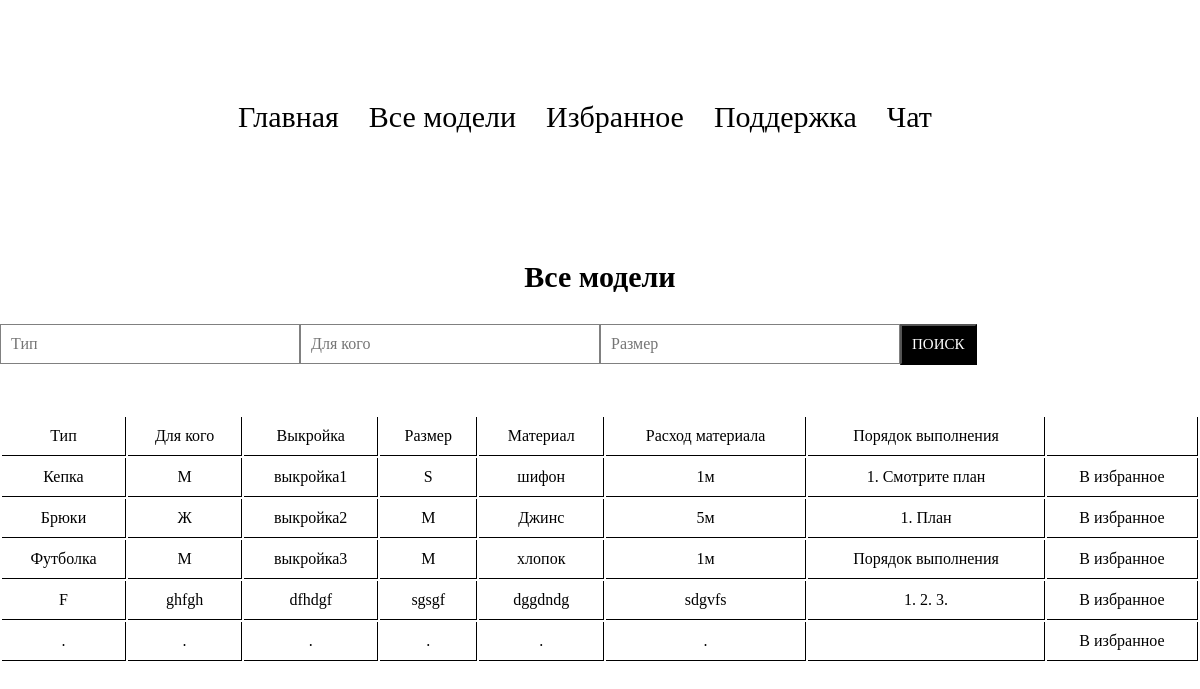
/user, run on the app's committed database.
### models.py (models this page shows, shortened)
class Model(db.Model):
    id = db.Column(db.Integer, primary_key=True)
    type = db.Column(db.String, nullable=False)
    purpose = db.Column(db.String, nullable=False)
    pattern = db.Column(db.String, nullable=False)
    size = db.Column(db.String, nullable=False)
    material = db.Column(db.String, nullable=False)
    consump = db.Column(db.String, nullable=False)
    plan = db.Column(db.String, nullable=False)

### main.py (the view)
@app.route('/user', methods=["GET", "POST"])
def user():
    if request.method == "POST":
        searchtype = request.form.get('searchname')
        searchperpose = request.form.get('searchlogin')
        searchsize = request.form.get('searchsize')
        if searchsize or searchperpose or searchtype:
            if searchsize and not searchperpose and not searchtype:
                user = Model.query.filter_by(size=searchsize).all()
            if not searchsize and searchperpose and not searchtype:
                user = Model.query.filter_by(purpose=searchperpose).all()
            if not searchsize and not searchperpose and searchtype:
                user = Model.query.filter_by(type=searchtype).all()
            if searchsize and searchperpose and not searchtype:
                user = Model.query.filter_by(size=searchsize, purpose=searchperpose).all()
            if searchsize and not searchperpose and searchtype:
                user = Model.query.filter_by(size=searchsize, type=searchtype).all()
            if not searchsize and searchperpose and searchtype:
                user = Model.query.filter_by(purpose=searchperpose, type=searchtype).all()
            if searchsize and searchperpose and searchtype:
                user = Model.query.filter_by(size=searchsize, purpose=searchperpose, type=searchtype).all()
            if user != '':
                return render_template('support.html', prod=user)
            else:
                flash('Не найдено')
                prod = Model.query.all()
                return render_template('support.html', prod=prod)
    else:
        prod = Model.query.all()
    prod = Model.query.all()
    return render_template('user.html', prod=prod, support=support)

### templates/user.html (shortened to what this page needs)
{% extends 'base_user.html' %}
{% block content %}
{{ super() }}
 <table>
 <h2>Все модели</h2>
<form class="form" action="{{url_for('.support')}}" method="POST">
            <input class="prod__input" type="text" name="searchname" id="searchname" placeholder="Тип">
            <input class="prod__input" type="text" name="searchlogin" id="searchlogin" placeholder="Для кого">
            <input class="prod__input" type="text" name="searchsize" id="searchsize" placeholder="Размер">
            <input class="product__btn" type="submit" value="Поиск"><br>
        </form>
<table class="prod__table" width="100%">
    <tr>
        <td>Тип</td>
        <td>Для кого</td>
        <td>Выкройка</td>
        <td>Размер</td>
        <td>Материал</td>
        <td>Расход материала</td>
        <td>Порядок выполнения</td>
        <td></td>
    </tr>
    {% for i in prod %}
    <tr>
    <td class="prod__td">{{ i.type }}</td>
        <td>{{ i.purpose }}</td>
        <td>{{ i.pattern }}</td>
        <td>{{ i.size }}</td>
        <td>{{ i.material }}</td>
        <td>{{ i.consump }}</td>
        <td>{{ i.plan }}</td>
        <td>В избранное</td>
    </tr>
    {% endfor %}
</table>
{% endblock %}

### static/css/style.css (style rules this page uses)
html { -webkit-box-sizing: border-box; box-sizing: border-box; }
*, *::after, *::before { -webkit-box-sizing: inherit; box-sizing: inherit; }
body, h1, h2, h3, h4, h5, h6, p, ul[class], ol[class], li, figure, figcaption, blockquote, dl, dd { margin: 0; }
input, button, textarea, select { font: inherit; }
h2 { font-size: 30px; text-align: center; padding-bottom: 30px; padding-top: 100px; }
.form { display: flex; flex-direction: column; width: 800px; margin: 0 auto; padding-top: 30px; }
.prod__input { width: 300px; border: 1px solid gray; padding: 10px; }
td { border-right: 1px solid #000; text-align: center; border-bottom: 1px solid #000; padding: 10px; }
body { padding-top: 100px; padding-bottom: 100px; }
.product__btn { background-color: black; text-transform: uppercase; color: #fff; font-size: 15px; padding: 10px; }
.prod__table { padding-top: 50px; }

### data on the page
Model: type "Кепка", purpose "М", pattern "выкройка1", size "S", material "шифон", consump "1м", plan "1. Смотрите план"
Model: type "Брюки", purpose "Ж", pattern "выкройка2", size "M", material "Джинс", consump "5м", plan "1. План"
Model: type "Футболка", purpose "М", pattern "выкройка3", size "M", material "хлопок", consump "1м", plan "Порядок выполнения"
Model: type "F", purpose "ghfgh", pattern "dfhdgf", size "sgsgf", material "dggdndg", consump "sdgvfs", plan "1. 2. 3."
Model: type ".", purpose ".", pattern ".", size ".", material ".", consump "."
